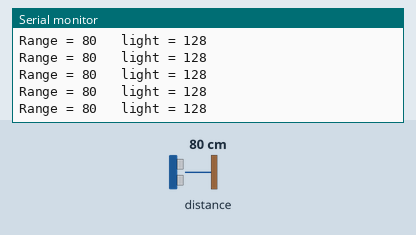
This sketch was run on a simulated Arduino Uno, built with avr-gcc and run on an emulated ATmega328P. Parts: the last lines printed to the serial monitor. Wiring (inferred from the names in the program): SRF02/SRF08 range finder at I2C address 0x70. The test bench sets the inputs (shaded band); at power-on: distance to the obstacle 80 cm.

Above: at 1.3 s.
1.4 s: distance to the obstacle set to 2 cm
At 1.57 s:
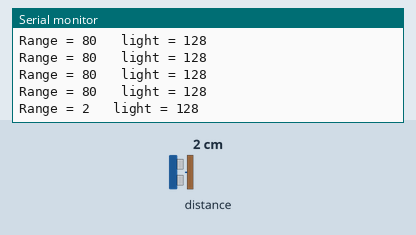
2.9 s: distance to the obstacle set to 4 cm
At 2.98 s:
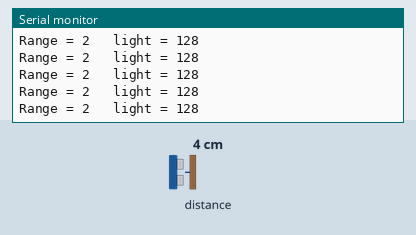
Timing chart, 0 to 5.9 s (numbered marks = the images above; inputs shaded):
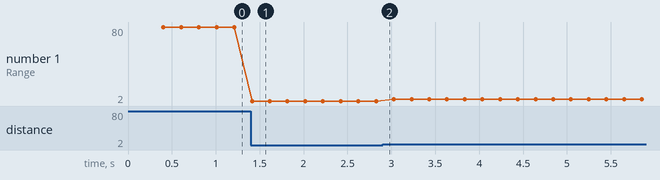

Measured:
- after the input at 1.4 s, the serial monitor: prints a new line at once (image 1)
- plotted number 1: 80 → 2 after the input at 1.4 s, 2 → 4 after the input at 2.9 s

The sketch:

arduino_srf08_serial.ino
```cpp
#include <Wire.h>

/*
Generic example for the SRF modules 02, 08, 10 and 235.
Only the SRF08 uses the light saensor so when any other
range finder is used with this code the light reading will
be a constant value.
*/

#include <SoftwareSerial.h>

#define SRF_ADDRESS         0x70                                   // Address of the SRF08
#define CMD                 (byte)0x00                             // Command byte, values of 0 being sent with write have to be masked as a byte to stop them being misinterpreted as NULL this is a bug with arduino 1.0
#define LIGHTBYTE           0x01                                   // Byte to read light sensor
#define RANGEBYTE           0x02                                   // Byte for start of ranging data

byte highByte = 0x00;                             // Stores high byte from ranging
byte lowByte = 0x00;                              // Stored low byte from ranging

void setup(){

  Wire.begin();
  delay(100);                                     // Waits to make sure everything is powered up before sending or receiving data

  Serial.begin(9600);

  int softRev = getSoft();                        // Calls function to get software revision

  Serial.print("Software version: ");
  Serial.print(softRev, DEC);

}

void loop(){

  int rangeData = getRange();                     // Calls a function to get range
  Serial.print("Range = ");
  Serial.print(rangeData, DEC);
  Serial.print("   ");                            // Print some spaces to slear spaces after data

  int lightData = getLight();                     // Call function to get light reading and store in lightData
                              // Move cursor to space 41
  Serial.print("light = ");
  Serial.println(lightData, DEC);                   // Display lightData

  delay(100);                                      // Wait before looping
}

int getRange(){                                   // This function gets a ranging from the SRF08

  int range = 0;

  Wire.beginTransmission(SRF_ADDRESS);             // Start communticating with SRF08
  Wire.write(CMD);                                 // Send Command Byte
  Wire.write(0x51);                                // Send 0x51 to start a ranging
  Wire.endTransmission();

  delay(100);                                      // Wait for ranging to be complete

  Wire.beginTransmission(SRF_ADDRESS);             // start communicating with SRFmodule
  Wire.write(RANGEBYTE);                           // Call the register for start of ranging data
  Wire.endTransmission();

  Wire.requestFrom(SRF_ADDRESS, 2);                // Request 2 bytes from SRF module
  while(Wire.available() < 2);                     // Wait for data to arrive
  highByte = Wire.read();                          // Get high byte
  lowByte = Wire.read();                           // Get low byte

  range = (highByte << 8) + lowByte;               // Put them together

  return(range);                                   // Returns Range
}

int getLight(){                                    // Function to get light reading

  Wire.beginTransmission(SRF_ADDRESS);
  Wire.write(LIGHTBYTE);                           // Call register to get light reading
  Wire.endTransmission();

  Wire.requestFrom(SRF_ADDRESS, 1);                // Request 1 byte
  while(Wire.available() < 0);                     // While byte available
  int lightRead = Wire.read();                     // Get light reading

  return(lightRead);                               // Returns lightRead

}

int getSoft(){                                     // Function to get software revision

  Wire.beginTransmission(SRF_ADDRESS);             // Begin communication with the SRF module
  Wire.write(CMD);                                 // Sends the command bit, when this bit is read it returns the software revision
  Wire.endTransmission();

  Wire.requestFrom(SRF_ADDRESS, 1);                // Request 1 byte
  while(Wire.available() < 0);                     // While byte available
  int software = Wire.read();                      // Get byte

  return(software);

}
```
